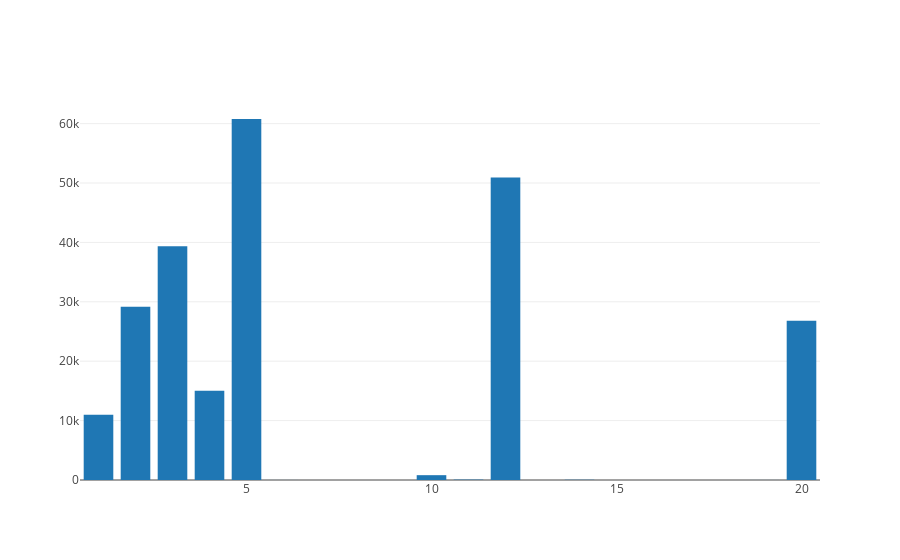

The notebook cell this image was saved under:
### Code cell
import plotly.offline as py
py.init_notebook_mode(connected=True)
import plotly.graph_objs as go


dataa=[go.Bar(x=list(counts.keys()), y=list(counts.values()))]
py.iplot(dataa, filename='train-label-dist')

### Figure 1 — Plotly figure (JSON) as saved in the notebook; plotly's stock layout.template omitted (floating-point values rounded to 4 significant figures)
{"data": [{"type": "bar", "x": [1, 2, 3, 4, 5, 6, 10, 11, 12, 14, 17, 19, 20], "y": [10988, 29178, 39369, 15017, 60779, 6, 814, 66, 50944, 40, 2, 6, 26791]}], "layout": {}}
